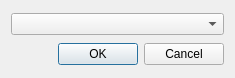
<?xml version="1.0" encoding="UTF-8"?>
<ui version="4.0">
 <class>EditBackgroundTypeDialog</class>
 <widget class="QDialog" name="EditBackgroundTypeDialog">
  <property name="geometry">
   <rect>
    <x>0</x>
    <y>0</y>
    <width>235</width>
    <height>78</height>
   </rect>
  </property>
  <property name="windowTitle">
   <string>Edit background</string>
  </property>
  <layout class="QVBoxLayout" name="verticalLayout">
   <item>
    <widget class="QComboBox" name="backgroundComboBox"/>
   </item>
   <item>
    <widget class="QDialogButtonBox" name="buttonBox">
     <property name="orientation">
      <enum>Qt::Horizontal</enum>
     </property>
     <property name="standardButtons">
      <set>QDialogButtonBox::Cancel|QDialogButtonBox::Ok</set>
     </property>
    </widget>
   </item>
  </layout>
 </widget>
 <resources/>
 <connections>
  <connection>
   <sender>buttonBox</sender>
   <signal>accepted()</signal>
   <receiver>EditBackgroundTypeDialog</receiver>
   <slot>accept()</slot>
   <hints>
    <hint type="sourcelabel">
     <x>248</x>
     <y>254</y>
    </hint>
    <hint type="destinationlabel">
     <x>157</x>
     <y>274</y>
    </hint>
   </hints>
  </connection>
  <connection>
   <sender>buttonBox</sender>
   <signal>rejected()</signal>
   <receiver>EditBackgroundTypeDialog</receiver>
   <slot>reject()</slot>
   <hints>
    <hint type="sourcelabel">
     <x>316</x>
     <y>260</y>
    </hint>
    <hint type="destinationlabel">
     <x>286</x>
     <y>274</y>
    </hint>
   </hints>
  </connection>
 </connections>
</ui>
